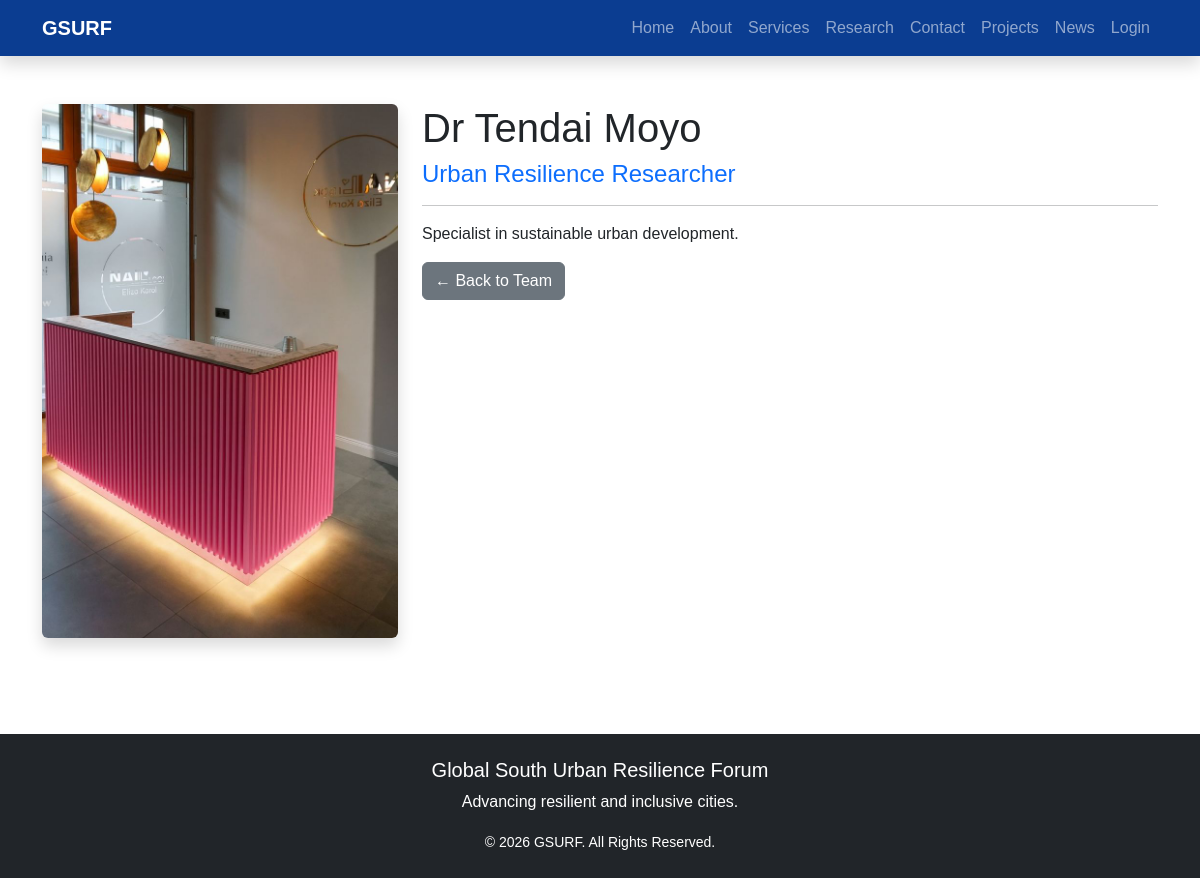
The app's page /team/1/ with its own data.
### core/models.py (models this page shows, shortened)
class TeamMember(models.Model):
    name = models.CharField(
        max_length=100
    )
    position = models.CharField(
        max_length=100
    )
    biography = models.TextField()
    photo = models.ImageField(
        upload_to="team/",
        blank=True,
        null=True
    )
    created_at = models.DateTimeField(
        auto_now_add=True
    )

### core/views.py (the view)
# urls.py: path("team/<int:id>/", views.team_detail, name="team_detail"),
def team_detail(request, id):
    member = get_object_or_404(TeamMember, id=id)
    return render(
        request,
        "team_detail.html",
        {
            "member": member
        }
    )

### templates/team_detail.html (shortened to what this page needs)
{% extends 'base.html' %}
{% block content %}
<section class="container py-5">
    <div class="row">
        <div class="col-md-4">
            {% if member.photo %}
            <img
                src="{{ member.photo.url }}"
                class="img-fluid rounded shadow"
                alt="{{ member.name }}">
            {% endif %}
        </div>
        <div class="col-md-8">
            <h1>{{ member.name }}</h1>
            <h4 class="text-primary">
                {{ member.position }}
            </h4>
            <hr>
            <p>
                {{ member.biography }}
            </p>
            <a href="{% url 'about' %}" class="btn btn-secondary">
                ← Back to Team
            </a>
        </div>
    </div>
</section>
{% endblock %}

### static/css/style.css (style rules this page uses)
body { font-family: Arial, sans-serif; }

### records on screen
TeamMember: photo (picture), name "Dr Tendai Moyo", position "Urban Resilience Researcher", biography "Specialist in sustainable urban development."
